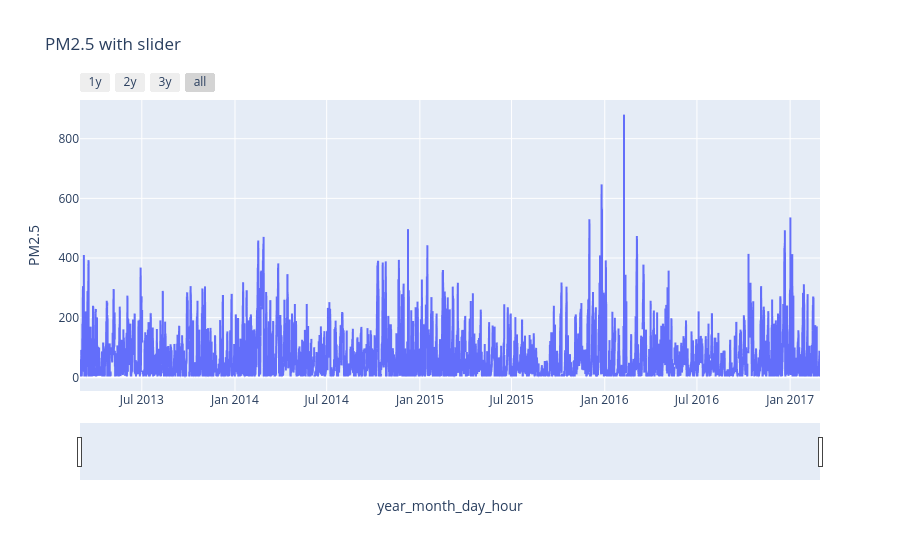

The notebook cell saved with this chart:
### Code cell
import plotly.express as px
fig = px.line(aq_df_non_indexed, x= 'year_month_day_hour', y='PM2.5', title= 'PM2.5 with slider')

fig.update_xaxes(
    rangeslider_visible=True,
    rangeselector=dict(
        buttons=list([dict(count=1, label='1y', step='year', stepmode='backward'),
                       dict(count=1, label='2y', step='year', stepmode='backward'),
                       dict(count=1, label='3y', step='year', stepmode='backward'),
                       dict(step='all')
                       ])
    )
)
fig.show()

### Figure 1 — Plotly figure (JSON) as saved in the notebook; plotly's stock layout.template omitted (floating-point values rounded to 4 significant figures; data arrays with more than 128 entries replaced by an {"elided": "..."} marker saying what was removed)
{"data": [{"hovertemplate": "year_month_day_hour=%{x}<br>PM2.5=%{y}<extra></extra>", "legendgroup": "", "line": {"color": "#636efa", "dash": "solid"}, "marker": {"symbol": "circle"}, "mode": "lines", "name": "", "showlegend": false, "type": "scattergl", "x": {"elided": "35064 str values"}, "xaxis": "x", "y": {"elided": "35064 float values"}, "yaxis": "y"}], "layout": {"legend": {"tracegroupgap": 0}, "title": {"text": "PM2.5 with slider"}, "xaxis": {"anchor": "y", "domain": [0, 1], "rangeselector": {"buttons": [{"count": 1, "label": "1y", "step": "year", "stepmode": "backward"}, {"count": 1, "label": "2y", "step": "year", "stepmode": "backward"}, {"count": 1, "label": "3y", "step": "year", "stepmode": "backward"}, {"step": "all"}]}, "rangeslider": {"visible": true}, "title": {"text": "year_month_day_hour"}}, "yaxis": {"anchor": "x", "domain": [0, 1], "title": {"text": "PM2.5"}}}}
